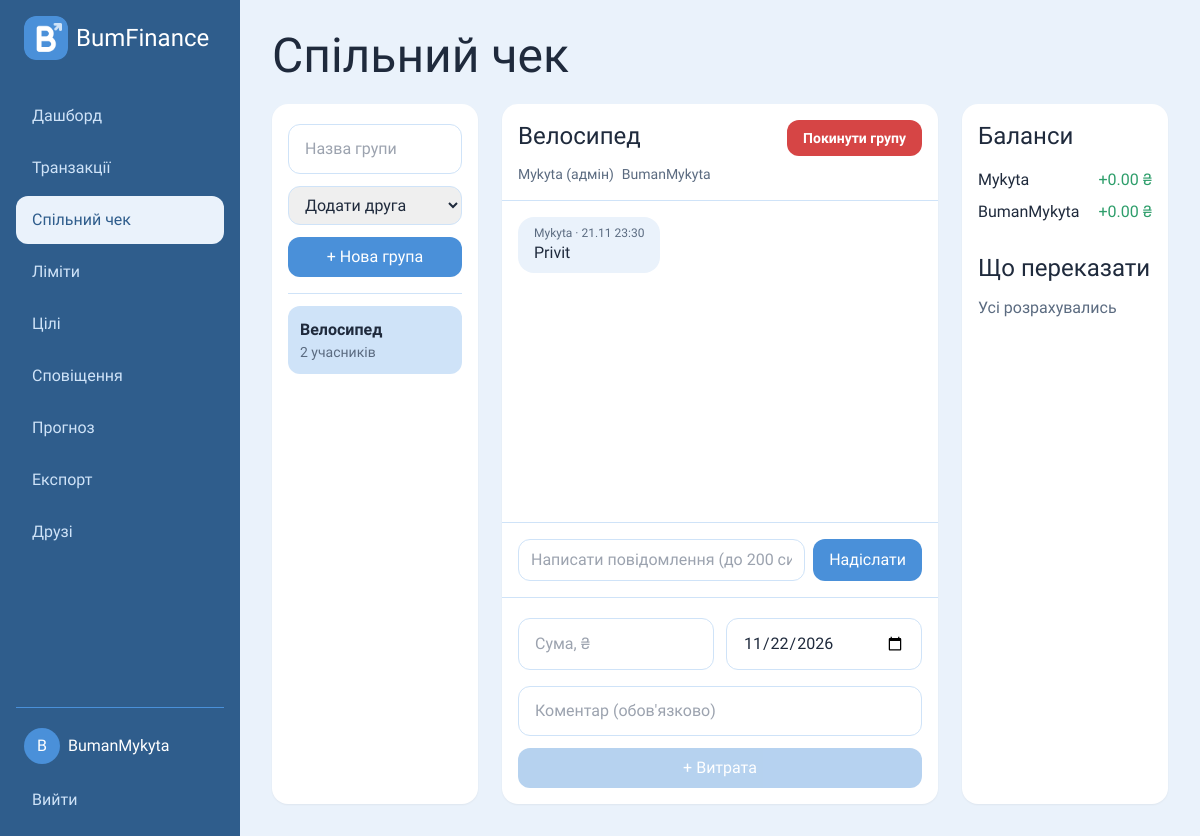
The page /shared/?group=1 (signed in) on the database its author committed.
### core/models.py (models this page shows, shortened)
class Group(models.Model):
    name = models.CharField(max_length=100)
    owner = models.ForeignKey(User, on_delete=models.CASCADE, related_name='owned_groups')
    created_at = models.DateTimeField(auto_now_add=True)
    class Meta:
        constraints = [
            models.UniqueConstraint(fields=['owner', 'name'], name='unique_group_name_per_owner'),
        ]

class GroupMessage(models.Model):
    group = models.ForeignKey(Group, on_delete=models.CASCADE, related_name='messages')
    author = models.ForeignKey(User, on_delete=models.CASCADE, related_name='group_messages')
    text = models.CharField(max_length=500)
    created_at = models.DateTimeField(auto_now_add=True)
    class Meta:
        ordering = ['created_at']

### core/views.py (the view)
# urls.py: path('shared/', views.shared, name='shared'),
def shared(request):
    groups = list(Group.objects.filter(memberships__user=request.user).distinct())
    active_id = request.GET.get('group')
    active = next((g for g in groups if str(g.pk) == active_id), None) if active_id else None
    for g in groups:
        read = GroupRead.objects.filter(user=request.user, group=g).first()
        qs = g.messages.exclude(author=request.user)
        if read:
            qs = qs.filter(created_at__gt=read.last_seen)
        g.unread = qs.count()
    accepted = FriendRequest.objects.filter(status='accepted').filter(
        Q(sender=request.user) | Q(receiver=request.user)
    )
    friend_ids = {(r.receiver_id if r.sender_id == request.user.pk else r.sender_id) for r in accepted}
    friend_list = User.objects.filter(pk__in=friend_ids)
    members, feed, balances, settlements, candidates = [], [], [], [], []
    my_debt = Decimal('0')
    if active:
        GroupRead.objects.update_or_create(
            user=request.user, group=active,
            defaults={'last_seen': timezone.now()},
        )
        active.unread = 0
        members = [m.user for m in active.memberships.select_related('user')]
        expenses = active.expenses.prefetch_related('shares__user').select_related('payer')
        messages_qs = active.messages.select_related('author')
        feed = sorted(
            [{'kind': 'expense', 'obj': e, 'at': e.created_at} for e in expenses]
            + [{'kind': 'message', 'obj': m, 'at': m.created_at} for m in messages_qs],
            key=lambda x: x['at'],
        )
        balances = group_balances(active)
        settlements = min_settlements(balances)
        candidates = friend_list.exclude(pk__in=[m.pk for m in members])
        my_balance = next(
            (b['amount'] for b in balances if b['user_id'] == request.user.pk),
            Decimal('0'),
        )
        my_debt = -my_balance if my_balance < 0 else Decimal('0')
    return render(request, 'shared.html', {
        'groups': groups,
        'active': active,
        'members': members,
        'feed': feed,
        'balances': balances,
        'settlements': settlements,
        'friends': friend_list,
        'candidates': candidates,
        'group_form': GroupForm(),
        'expense_form': SharedExpenseForm(initial={'date': timezone.localdate()}),
        'user_balance': user_balance(request.user),
        'my_debt': my_debt,
    })

### core/forms.py (shortened to what this page needs)
class GroupForm(StyledFormMixin, forms.ModelForm):
    class Meta:
        model = Group
        fields = ['name']
        labels = {'name': 'Назва групи'}
        widgets = {'name': forms.TextInput(attrs={'placeholder': 'Назва групи'})}
        error_messages = {'name': {'required': 'Вкажи назву групи'}}
    def __init__(self, *args, **kwargs):
        super().__init__(*args, **kwargs)
        self.style_fields()

class SharedExpenseForm(StyledFormMixin, forms.ModelForm):
    class Meta:
        model = SharedExpense
        fields = ['amount', 'comment', 'date']
        labels = {'amount': 'Сума, ₴', 'comment': 'Коментар', 'date': 'Дата'}
        widgets = {
            'date': forms.DateInput(attrs={'type': 'date'}),
            'amount': forms.NumberInput(attrs={'placeholder': 'Сума, ₴', 'step': '0.01'}),
            'comment': forms.TextInput(attrs={'placeholder': "Коментар (обов'язково)"}),
        }
        error_messages = {
            'amount': {'required': 'Вкажи суму', 'invalid': 'Сума має бути числом'},
            'comment': {'required': "Коментар обов'язковий"},
            'date': {'required': 'Вкажи дату', 'invalid': 'Некоректна дата'},
        }
    def __init__(self, *args, **kwargs):
        super().__init__(*args, **kwargs)
        self.fields['comment'].required = True
        self.style_fields()

### core/context_processors.py (called while the page is built)
def unread_friend_requests(user):
    return FriendRequest.objects.filter(receiver=user, status='pending').count()

def unread_group_messages(user):
    total = 0
    for g in Group.objects.filter(memberships__user=user).distinct():
        read = GroupRead.objects.filter(user=user, group=g).first()
        qs = g.messages.exclude(author=user)
        if read:
            qs = qs.filter(created_at__gt=read.last_seen)
        total += qs.count()
    return total

def unread_notifications(user):
    return Notification.objects.filter(user=user, is_read=False).count()

def badges(request):
    if not request.user.is_authenticated:
        return {}
    return {
        'friend_requests_count': unread_friend_requests(request.user),
        'group_messages_count': unread_group_messages(request.user),
        'notifications_count': unread_notifications(request.user),
    }

### core/forms.py (called while the page is built)
    def style_fields(self):
        for f in self.fields.values():
            f.widget.attrs.setdefault('class', INPUT_CLASS)
            if f.label is None:
                f.label = ''

### core/templates/shared.html (shortened to what this page needs)
{% extends "base.html" %}
{% block content %}
<h1 class="font-display text-5xl text-ink mb-6">Спільний чек</h1>
<div class="grid grid-cols-12 gap-6 h-[700px]">
  <div class="col-span-3 bg-white rounded-2xl p-4 shadow-sm flex flex-col min-h-0">
    <form method="post" action="{% url 'group_create' %}" class="shrink-0 pb-4 flex flex-col gap-3">
      {{ group_form.name }}
      <select name="member_ids" class="w-full border border-brand-200 rounded-xl px-3 py-2">
        <option value="">Додати друга</option>
      </select>
      <button class="bg-brand-500 text-white rounded-xl py-2 hover:bg-brand-900">+ Нова група</button>
    </form>
    <div class="flex-1 min-h-0 overflow-y-auto flex flex-col gap-2 border-t border-brand-200 pt-3 chat-scroll">
      {% for g in groups %}
        <a href="?group={{ g.pk }}"
           class="relative shrink-0 p-3 rounded-xl {% if active and g.pk == active.pk %}bg-brand-200{% else %}hover:bg-brand-50{% endif %}">
          <p class="font-semibold">{{ g.name }}</p>
          <p class="text-muted text-sm">{{ g.memberships.count }} учасників</p>
        </a>
      {% empty %}
        <p class="text-muted p-3">Груп ще немає</p>
      {% endfor %}
    </div>
  </div>
  {% if active %}
  <div class="col-span-6 bg-white rounded-2xl shadow-sm flex flex-col min-h-0">
    <div class="shrink-0 p-4 border-b border-brand-200">
      <div class="flex justify-between items-start">
        <p class="font-display text-2xl">{{ active.name }}</p>
        <div class="flex gap-2">
          {% if active.owner == request.user %}
            <form method="post" action="{% url 'group_delete' active.pk %}" data-confirm="Видалити групу разом з усіма витратами?">
              {% csrf_token %}
              <button class="bg-danger text-white font-semibold text-sm rounded-xl px-4 py-2 hover:opacity-90">Видалити групу</button>
            </form>
          {% else %}
            {% if my_debt > 0 %}
              <form method="post" action="{% url 'group_leave' active.pk %}" data-confirm="У тебе борг {{ my_debt }} ₴. Покинути групу «{{ active.name }}» все одно?">
                {% csrf_token %}
                <button class="bg-danger text-white font-semibold text-sm rounded-xl px-4 py-2 hover:opacity-90">Покинути групу</button>
              </form>
            {% else %}
              <form method="post" action="{% url 'group_leave' active.pk %}" data-confirm="Покинути групу «{{ active.name }}»?">
                <button class="bg-danger text-white font-semibold text-sm rounded-xl px-4 py-2 hover:opacity-90">Покинути групу</button>
              </form>
            {% endif %}
          {% endif %}
        </div>
      </div>
      <div class="flex flex-wrap gap-2 mt-2 items-center">
        {% for m in members %}
          <span class="text-sm text-muted inline-flex items-center gap-1">
            {{ m.first_name|default:m.username }}{% if m == active.owner %} (адмін){% endif %}
          </span>
        {% endfor %}
      </div>
    </div>
    <div class="flex-1 min-h-0 overflow-y-auto p-4 flex flex-col gap-3 chat-scroll">
      {% for item in feed %}
        {% if item.kind == 'message' %}
          {% with m=item.obj %}
          <div class="shrink-0 self-start bg-brand-50 rounded-2xl px-4 py-2 max-w-md">
            <p class="text-muted text-xs">{{ m.author.first_name|default:m.author.username }} · {{ m.created_at|date:"d.m H:i" }}</p>
            <p>{{ m.text }}</p>
          </div>
          {% endwith %}
        {% endif %}
      {% empty %}
        <p class="text-muted text-center">Ще немає повідомлень і витрат</p>
      {% endfor %}
    </div>
    <form method="post" action="{% url 'message_create' active.pk %}" class="shrink-0 p-4 border-t border-brand-200 flex gap-2">
      <input name="text" maxlength="200" placeholder="Написати повідомлення (до 200 символів)"
             class="flex-1 border border-brand-200 rounded-xl px-3 py-2">
      <button class="bg-brand-500 text-white rounded-xl px-4 hover:bg-brand-900">Надіслати</button>
    </form>
    <form method="post" action="{% url 'expense_create' active.pk %}" class="shrink-0 p-4 border-t border-brand-200 flex flex-col gap-3">
      <div class="grid grid-cols-2 gap-3">
        {{ expense_form.amount }}
        {{ expense_form.date }}
      </div>
      {{ expense_form.comment }}
      <button class="bg-brand-500 text-white rounded-xl py-2 hover:bg-brand-900 disabled:opacity-40"
              {% if user_balance <= 0 %}disabled{% endif %}>+ Витрата</button>
    </form>
  </div>
  <div class="col-span-3 bg-white rounded-2xl p-4 shadow-sm flex flex-col min-h-0">
    <h2 class="font-display text-2xl mb-3 shrink-0">Баланси</h2>
    <div class="flex-1 min-h-0 overflow-y-auto chat-scroll">
      {% for b in balances %}
        <div class="flex justify-between py-1">
          <span>{{ b.name }}</span>
          <span class="{% if b.amount >= 0 %}text-ok{% else %}text-danger{% endif %}">
            {% if b.amount >= 0 %}+{% endif %}{{ b.amount|floatformat:2 }} ₴
          </span>
        </div>
      {% endfor %}
      <h2 class="font-display text-2xl mt-6 mb-3">Що переказати</h2>
      {% for s in settlements %}
        <div class="bg-brand-50 rounded-xl p-3 mb-2">
          <p>{{ s.from }} → {{ s.to }}</p>
          <p class="font-semibold">{{ s.amount }} ₴</p>
          {% if s.from_id == request.user.pk %}
            <form method="post" action="{% url 'settlement_done' active.pk %}" class="mt-2">
              {% csrf_token %}
              <input type="hidden" name="to_id" value="{{ s.to_id }}">
              <input type="hidden" name="amount" value="{{ s.amount }}">
              <button class="w-full bg-brand-500 text-white rounded-xl py-2 hover:bg-brand-900">Сплачено</button>
            </form>
          {% endif %}
        </div>
      {% empty %}
        <p class="text-muted">Усі розрахувались</p>
      {% endfor %}
    </div>
  </div>
  {% else %}
  <div class="col-span-9 bg-white rounded-2xl shadow-sm flex items-center justify-center min-h-0">
    <p class="text-muted text-lg">
      {% if groups %}Обери групу зліва, щоб побачити чат{% else %}Створи першу групу зліва{% endif %}
    </p>
  </div>
  {% endif %}
</div>
{% endblock %}

### core/templates/_sidebar.html (shortened to what this page needs)
{% load static %}
<aside class="w-60 bg-brand-900 text-white flex flex-col p-4 min-h-screen">
  <div class="flex items-center gap-2 px-2 mb-8">
    <img src="{% static 'main/images/logo.png' %}" alt="BumFinance" class="w-11 h-11 rounded-xl">
    <span class="font-display text-2xl">BumFinance</span>
  </div>
  {% url 'dashboard' as dash %}
  {% url 'transactions' as tx %}
  {% url 'shared' as sh %}
  {% url 'limits' as lim %}
  {% url 'goals' as gl %}
  {% url 'notifications' as nt %}
  {% url 'forecast' as fc %}
  {% url 'export' as ex %}
  {% url 'friends' as fr %}
  {% url 'settings' as st %}
  <nav class="flex flex-col gap-1">
    <a href="{{ dash }}" class="px-4 py-3 rounded-xl {% if request.path == dash %}bg-brand-50 text-brand-900{% else %}text-brand-200 hover:bg-brand-500{% endif %}">Дашборд</a>
    <a href="{{ tx }}" class="px-4 py-3 rounded-xl {% if request.path == tx %}bg-brand-50 text-brand-900{% else %}text-brand-200 hover:bg-brand-500{% endif %}">Транзакції</a>
    <a href="{{ sh }}" class="relative px-4 py-3 rounded-xl flex items-center justify-between {% if request.path == sh %}bg-brand-50 text-brand-900{% else %}text-brand-200 hover:bg-brand-500{% endif %}">
      Спільний чек
    </a>
    <a href="{{ lim }}" class="px-4 py-3 rounded-xl {% if request.path == lim %}bg-brand-50 text-brand-900{% else %}text-brand-200 hover:bg-brand-500{% endif %}">Ліміти</a>
    <a href="{{ gl }}" class="px-4 py-3 rounded-xl {% if request.path == gl %}bg-brand-50 text-brand-900{% else %}text-brand-200 hover:bg-brand-500{% endif %}">Цілі</a>
    <a href="{{ nt }}" class="relative px-4 py-3 rounded-xl flex items-center justify-between {% if request.path == nt %}bg-brand-50 text-brand-900{% else %}text-brand-200 hover:bg-brand-500{% endif %}">
      Сповіщення
    </a>
    <a href="{{ fc }}" class="px-4 py-3 rounded-xl {% if request.path == fc %}bg-brand-50 text-brand-900{% else %}text-brand-200 hover:bg-brand-500{% endif %}">Прогноз</a>
    <a href="{{ ex }}" class="px-4 py-3 rounded-xl {% if request.path == ex %}bg-brand-50 text-brand-900{% else %}text-brand-200 hover:bg-brand-500{% endif %}">Експорт</a>
    <a href="{{ fr }}" class="relative px-4 py-3 rounded-xl flex items-center justify-between {% if request.path == fr %}bg-brand-50 text-brand-900{% else %}text-brand-200 hover:bg-brand-500{% endif %}">
      Друзі
    </a>
  </nav>
  <div class="mt-auto pt-4 border-t border-brand-500">
    {% if user.is_authenticated %}
  <a href="{{ st }}" class="flex items-center gap-2 px-2 mb-3 py-1 rounded-xl {% if request.path == st %}bg-brand-200 text-brand-900{% else %}hover:bg-brand-500 text-white{% endif %}">
    <div class="w-9 h-9 rounded-full bg-brand-500 text-white flex items-center justify-center font-display shrink-0">
      {{ user.first_name|default:user.username|first|upper }}
    </div>
    <span class="truncate">{{ user.first_name|default:user.username }}</span>
  </a>
  <form method="post" action="{% url 'logout' %}">
    <button class="w-full text-left px-4 py-2 rounded-xl text-brand-200 hover:bg-brand-500">Вийти</button>
  </form>
{% else %}
      <a href="{% url 'login' %}" class="block px-4 py-2 rounded-xl text-brand-200 hover:bg-brand-500">Вхід</a>
      <a href="{% url 'signup' %}" class="block px-4 py-2 rounded-xl text-brand-200 hover:bg-brand-500">Реєстрація</a>
    {% endif %}
  </div>
</aside>

### core/templates/base.html (style rules this page uses)
.chat-scroll { scrollbar-width: none; -ms-overflow-style: none; }

### rows shown on the page
Group: name "Велосипед", memberships.count "2"
GroupMessage: obj.author.first_name "Mykyta", obj.created_at "21.11 23:30", obj.text "Privit"

### other values the page prints
{{ user.first_name|default:user.username|first|upper }} "B"
{{ user.first_name|default:user.username }} "BumanMykyta"
{{ m.first_name|default:m.username }} "Mykyta"
{{ m.first_name|default:m.username }} "BumanMykyta"
{{ b.name }} "Mykyta" "BumanMykyta"
{{ b.amount|floatformat:2 }} "0.00" "0.00"
